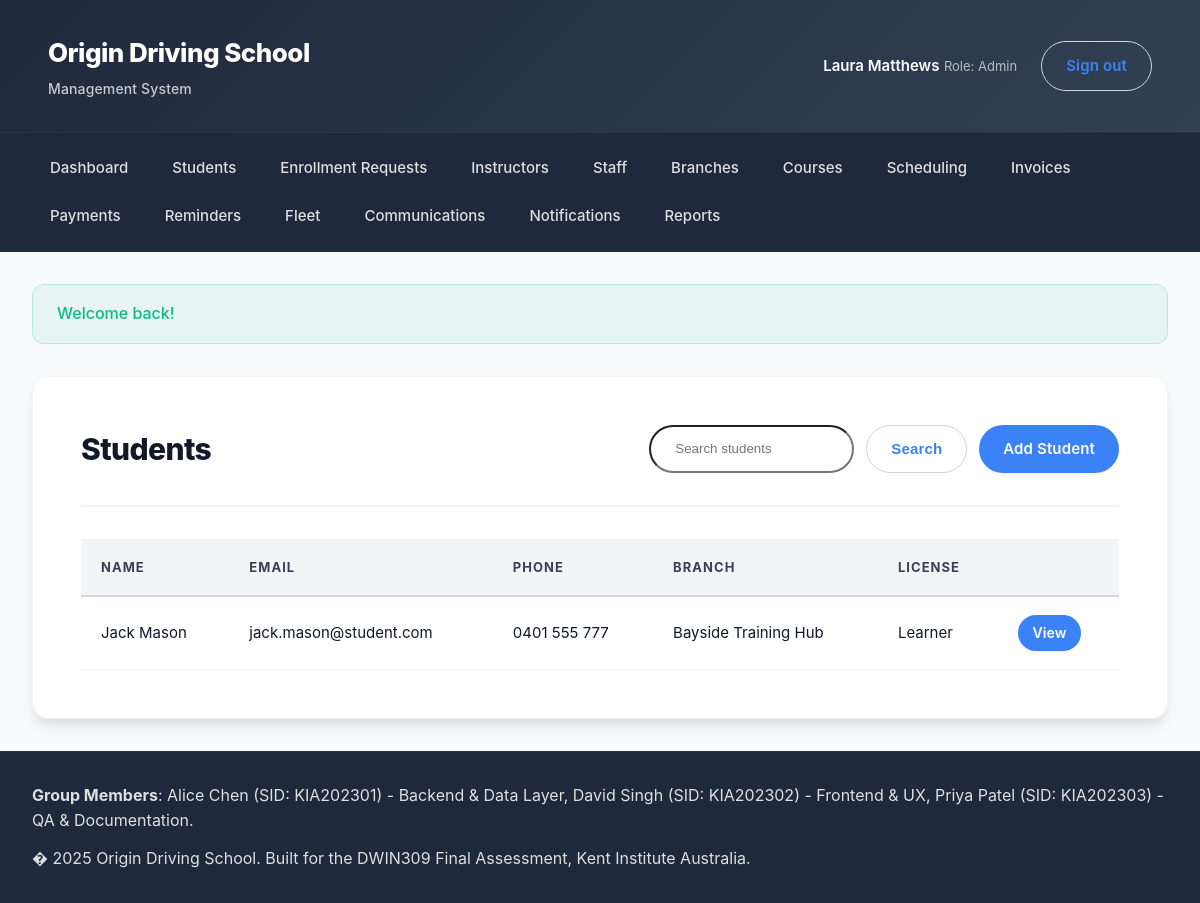
Page /index.php?page=students&action=index (signed in) on the committed database.
### tables this page shows
CREATE TABLE students (
    id INT UNSIGNED AUTO_INCREMENT PRIMARY KEY,
    user_id INT UNSIGNED NOT NULL,
    branch_id INT UNSIGNED NULL,
    license_number VARCHAR(45) NULL,
    license_status VARCHAR(20) DEFAULT 'Learner',
    license_expiry DATE NULL,
    emergency_contact_name VARCHAR(120) NULL,
    emergency_contact_phone VARCHAR(32) NULL,
    address_line VARCHAR(160) NULL,
    city VARCHAR(80) NULL,
    postcode VARCHAR(12) NULL,
    progress_summary VARCHAR(255) NULL,
    created_at DATETIME DEFAULT CURRENT_TIMESTAMP,
    updated_at DATETIME DEFAULT CURRENT_TIMESTAMP ON UPDATE CURRENT_TIMESTAMP,
    CONSTRAINT fk_students_user FOREIGN KEY (user_id) REFERENCES users(id) ON DELETE CASCADE,
    CONSTRAINT fk_students_branch FOREIGN KEY (branch_id) REFERENCES branches(id) ON DELETE SET NULL
);

CREATE TABLE users (
    id INT UNSIGNED AUTO_INCREMENT PRIMARY KEY,
    role ENUM('admin','staff','instructor','student') NOT NULL,
    first_name VARCHAR(80) NOT NULL,
    last_name VARCHAR(80) NOT NULL,
    email VARCHAR(160) NOT NULL UNIQUE,
    phone VARCHAR(32) NULL,
    password_hash VARCHAR(255) NOT NULL,
    status ENUM('active','archived') NOT NULL DEFAULT 'active',
    branch_id INT UNSIGNED NULL,
    created_at DATETIME DEFAULT CURRENT_TIMESTAMP,
    updated_at DATETIME DEFAULT CURRENT_TIMESTAMP ON UPDATE CURRENT_TIMESTAMP,
    CONSTRAINT fk_users_branch FOREIGN KEY (branch_id) REFERENCES branches(id) ON DELETE SET NULL
);

CREATE TABLE branches (
    id INT UNSIGNED AUTO_INCREMENT PRIMARY KEY,
    name VARCHAR(120) NOT NULL,
    address VARCHAR(255) NULL,
    city VARCHAR(80) NULL,
    state VARCHAR(50) NULL,
    postcode VARCHAR(12) NULL,
    phone VARCHAR(32) NULL,
    email VARCHAR(160) NULL,
    manager_name VARCHAR(120) NULL,
    opening_hours VARCHAR(160) NULL,
    created_at DATETIME DEFAULT CURRENT_TIMESTAMP,
    updated_at DATETIME DEFAULT CURRENT_TIMESTAMP ON UPDATE CURRENT_TIMESTAMP
);

### app/Core/View.php (called while the page is built, shortened)
<?php
class View
{
    public function render(string $template, array $data = [], string $layout = 'main'): void
    {
        $viewFile = __DIR__ . '/../Views/' . $template . '.php';
        extract($data);
        include $viewFile;
    }
}

### app/Core/Controller.php (called while the page is built, shortened)
<?php
abstract class Controller
{
    protected View $view;
    public function __construct()
    {
        $this->view = new View();
    }
    protected function render(string $template, array $data = [], string $layout = 'main'): void
    {
        $this->view->render($template, $data, $layout);
    }
}

### app/Controllers/StudentsController.php (called while the page is built, shortened)
<?php
class StudentsController extends Controller
{
    private StudentModel $students;
    private InstructorModel $instructors;
    public function __construct()
    {
        $this->students = new StudentModel();
        $this->instructors = new InstructorModel();
    }
    public function indexAction(): void
    {
        $user = $this->auth->user();
        $role = $user['role'] ?? null;
        $term = trim((string) ($_GET['q'] ?? ''));
        if ($role === 'instructor') {
            $instructor = $this->instructors->findByUserId((int) ($user['id'] ?? 0));
            $instructorId = (int) ($instructor['id'] ?? 0);
            $students = $instructorId > 0
                ? $this->students->forInstructor($instructorId, $term === '' ? null : $term)
                : [];
        } else {
            $students = $term === '' ? $this->students->all() : $this->students->search($term);
        }
        $this->render('students/index', [
            'pageTitle' => 'Students',
            'students' => $students,
            'search' => $term,
        ]);
    }
}

### app/Core/Router.php (called while the page is built, shortened)
<?php
class Router
{
    public function dispatch(): void
    {
        $action = $_GET['action'] ?? 'index';
        $method = $action . 'Action';
        $controller = new $controllerClass();
        $controller->$method();
    }
}

### index.php (called while the page is built)
<?php
require __DIR__ . '/app/bootstrap.php';
$router = new App\Core\Router();
$router->dispatch();

### app/Helpers/helpers.php (called while the page is built, shortened)
<?php
if (!function_exists('e')) {
    function e(string $value): string
    {
        return htmlspecialchars($value, ENT_QUOTES, 'UTF-8');
    }
}
if (!function_exists('route')) {
    function route(string $page, string $action = 'index', array $params = []): string
    {
        $query = array_merge(['page' => $page, 'action' => $action], $params);
        return 'index.php?' . http_build_query($query);
    }
}

### app/bootstrap.php (called while the page is built, shortened)
<?php
$config = require __DIR__ . '/config.php';
spl_autoload_register(function (string $class): void {
    $prefix = 'App\\';
    $baseDir = __DIR__ . '/';
    $relativeClass = substr($class, strlen($prefix));
    $file = $baseDir . str_replace('\\', '/', $relativeClass) . '.php';
});
require_once __DIR__ . '/Helpers/helpers.php';

### app/Core/Database.php (called while the page is built, shortened)
<?php
class Database
{
    private static ?PDO $connection = null;
    public static function init(array $config): void
    {
        $dsn = sprintf(
            'mysql:host=%s;port=%d;dbname=%s;charset=%s',
            $config['host'],
            $config['port'],
            $config['database'],
            $config['charset'] ?? 'utf8mb4'
        );
        $options = [
            PDO::ATTR_ERRMODE => PDO::ERRMODE_EXCEPTION,
            PDO::ATTR_DEFAULT_FETCH_MODE => PDO::FETCH_ASSOC,
            PDO::ATTR_EMULATE_PREPARES => false,
        ];
        try {
            self::$connection = new PDO($dsn, $config['username'], $config['password'], $options);
        } catch (PDOException $exception) {
            error_log('Database connection failed: ' . $exception->getMessage());
            throw $exception;
        }
    }
    public static function connection(): PDO
    {
        return self::$connection;
    }
}

### app/Core/Model.php (called while the page is built, shortened)
<?php
abstract class Model
{
    public function __construct()
    {
        $this->db = Database::connection();
    }
}

### app/Models/StudentModel.php (called while the page is built, shortened)
<?php
class StudentModel extends Model
{
    public function all(): array
    {
        $sql = 'SELECT s.*, u.first_name, u.last_name, u.email, u.phone, b.name AS branch_name
                FROM students s
                INNER JOIN users u ON u.id = s.user_id
                LEFT JOIN branches b ON b.id = s.branch_id
                ORDER BY u.first_name';
        $stmt = $this->db->query($sql);
        return $stmt->fetchAll();
    }
}

### app/Views/students/index.php (the view, shortened to what this page needs)
<section class="card">
    <div class="card-header">
        <h1>Students</h1>
        <div class="actions">
            <form method="get" action="<?= route('students'); ?>" class="inline-form">
                <input type="search" name="q" value="<?= e($search ?? ''); ?>" placeholder="Search students">
                <button class="button button-secondary" type="submit">Search</button>
            </form>
            <a class="button" href="<?= route('students', 'create'); ?>">Add Student</a>
        </div>
    </div>
    <table class="table">
        <thead>
            <tr>
                <th>Name</th>
                <th>Email</th>
                <th>Phone</th>
                <th>Branch</th>
                <th>License</th>
                <th></th>
            </tr>
        </thead>
        <tbody>
            <?php if (empty($students)): ?>
                <tr><td colspan="6">No students found.</td></tr>
            <?php else: ?>
                <?php foreach ($students as $student): ?>
                    <tr>
                        <td><?= e(($student['first_name'] ?? '') . ' ' . ($student['last_name'] ?? '')); ?></td>
                        <td><?= e($student['email'] ?? ''); ?></td>
                        <td><?= e($student['phone'] ?? ''); ?></td>
                        <td><?= e($student['branch_name'] ?? ''); ?></td>
                        <td><?= e($student['license_status'] ?? ''); ?></td>
                        <td><a class="button button-small" href="<?= route('students', 'view', ['id' => $student['id']]); ?>">View</a></td>
                    </tr>
                <?php endforeach; ?>
            <?php endif; ?>
        </tbody>
    </table>
</section>

### assets/css/style.css (style rules this page uses)
:root { --primary: #3b82f6; --primary-dark: #2563eb; --primary-light: #60a5fa; --accent: #f59e0b; --accent-dark: #d97706; --surface: #ffffff; --surface-elevated: #ffffff; --background: #f9fafb; --background-subtle: #f3f4f6; --border: #e5e7eb; --border-light: #f3f4f6; --border-medium: #d1d5db; --text: #111827; --text-medium: #374151; --text-muted: #6b7280; --text-subtle: #9ca3af; --success: #10b981; --success-light: #34d399; --danger: #ef4444; --danger-light: #f87171; --warning: #f59e0b; --warning-light: #fbbf24; --info: #3b82f6; --info-light: #60a5fa; --radius-sm: 8px; --radius-md: 12px; --radius-lg: 16px; --radius-xl: 20px; --radius-full: 9999px; --shadow-sm: 0 1px 2px 0 rgba(0, 0, 0, 0.05); --shadow: 0 4px 6px -1px rgba(0, 0, 0, 0.1), 0 2px 4px -1px rgba(0, 0, 0, 0.06); --shadow-md: 0 10px 15px -3px rgba(0, 0, 0, 0.1), 0 4px 6px -2px rgba(0, 0, 0, 0.05); --shadow-lg: 0 20px 25px -5px rgba(0, 0, 0, 0.1), 0 10px 10px -5px rgba(0, 0, 0, 0.04); --shadow-xl: 0 25px 50px -12px rgba(0, 0, 0, 0.25); --space-xs: 0.5rem; --space-sm: 0.75rem; --space-md: 1rem; --space-lg: 1.5rem; --space-xl: 2rem; --space-2xl: 3rem; --transition-fast: 150ms cubic-bezier(0.4, 0, 0.2, 1); --transition-base: 200ms cubic-bezier(0.4, 0, 0.2, 1); --transition-slow: 300ms cubic-bezier(0.4, 0, 0.2, 1); font-size: 16px; }
* { box-sizing: border-box; margin: 0; padding: 0; }
body { font-family: -apple-system, BlinkMacSystemFont, "Inter", "Segoe UI", Roboto, "Helvetica Neue", Arial, sans-serif; color: var(--text); background: var(--background); line-height: 1.6; -webkit-font-smoothing: antialiased; -moz-osx-font-smoothing: grayscale; font-weight: 400; }
h1, h2, h3, h4, h5, h6 { line-height: 1.2; font-weight: 700; color: var(--text); }
h1 { font-size: 2.25rem; letter-spacing: -0.025em; font-weight: 800; }
a { color: var(--primary); text-decoration: none; transition: color var(--transition-fast); }
.button { display: inline-flex; align-items: center; justify-content: center; gap: var(--space-xs); padding: 0.75rem 1.5rem; border-radius: var(--radius-full); border: none; background: var(--primary); color: #ffffff; font-weight: 600; font-size: 0.9375rem; cursor: pointer; transition: all var(--transition-base); box-shadow: var(--shadow-sm); white-space: nowrap; letter-spacing: 0.01em; }
.button-secondary { background: transparent; color: var(--primary); border: 1.5px solid var(--border-medium); box-shadow: none; }
.button-small { padding: 0.4rem 0.875rem; font-size: 0.875rem; }
.app-shell { min-height: 100vh; display: grid; grid-template-rows: auto auto 1fr auto; }
.card { background: var(--surface); border-radius: var(--radius-lg); box-shadow: var(--shadow-md); padding: var(--space-2xl); border: 1px solid var(--border-light); transition: all var(--transition-base); }
.card-header { display: flex; justify-content: space-between; align-items: center; gap: var(--space-lg); margin-bottom: var(--space-xl); padding-bottom: var(--space-xl); border-bottom: 2px solid var(--border-light); }
.card-header h1, .card-header h2 { margin: 0; font-weight: 800; letter-spacing: -0.02em; }
.card-header h1 { font-size: 1.875rem; }
.card-header .button { margin-left: auto; }
.actions { display: flex; gap: var(--space-sm); flex-wrap: wrap; }
.table { width: 100%; border-collapse: collapse; font-size: 0.9375rem; }
.table th, .table td { padding: 1.125rem 1.25rem; border-bottom: 1px solid var(--border-light); text-align: left; }
.table thead th { text-transform: uppercase; font-size: 0.8125rem; letter-spacing: 0.08em; color: var(--text-medium); font-weight: 700; background: var(--background-subtle); border-bottom: 2px solid var(--border-medium); }
.table tbody tr { transition: background var(--transition-fast); }
.inline-form { display: flex; gap: var(--space-sm); }
.inline-form input[type="search"] { border-radius: var(--radius-full); padding-left: var(--space-lg); }

### rows in the picture
students: user.last_name "Jack Mason", user.email "jack.mason@student.com", user.phone "0401 555 777", branch.name "Bayside Training Hub", license_status "Learner"

### other values in the picture
$user['first_name'] . ' ' . $user['last_name'] "Laura Matthews"
$user['role'] "Admin"
$item['label'] "Dashboard"
$item['label'] "Students"
$item['label'] "Enrollment Requests"
$item['label'] "Instructors"
$item['label'] "Staff"
$item['label'] "Branches"
$item['label'] "Courses"
$item['label'] "Scheduling"
$item['label'] "Invoices"
$item['label'] "Payments"
$item['label'] "Reminders"
$item['label'] "Fleet"
$item['label'] "Communications"
